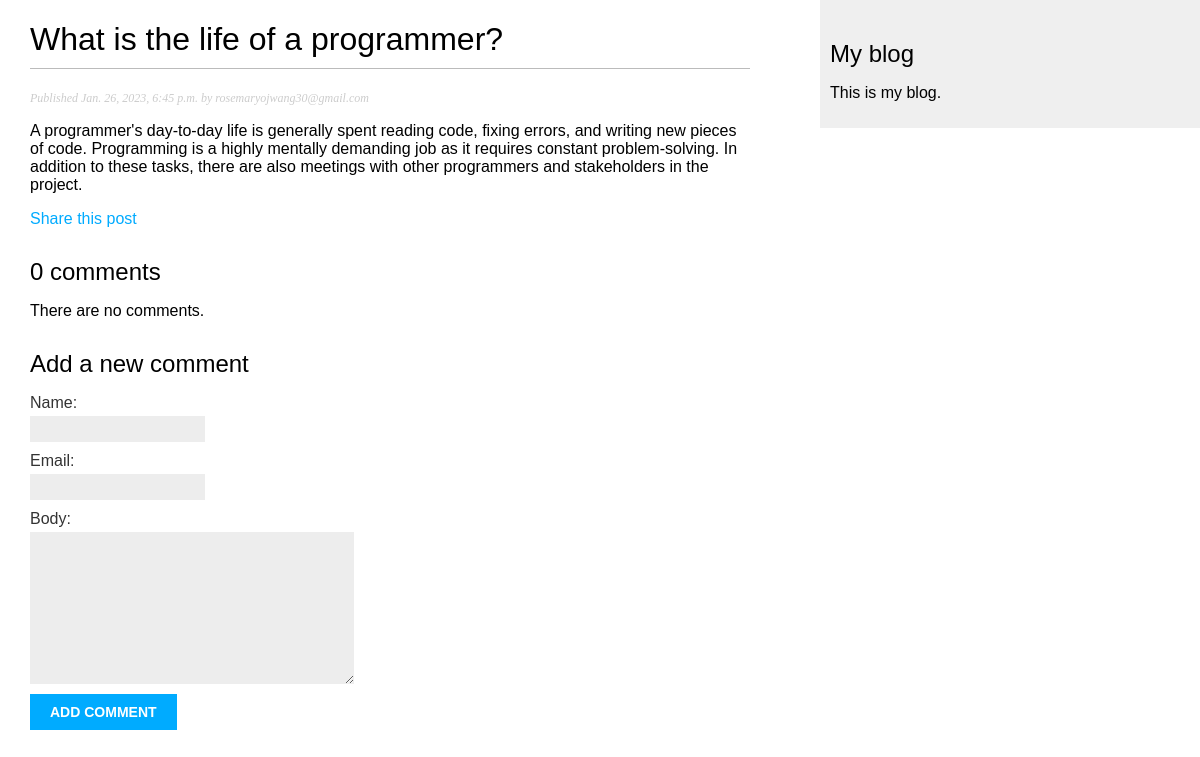
Before: /blog/2023/1/26/what-is-the-life-of-a-programmer/ with the older database file.
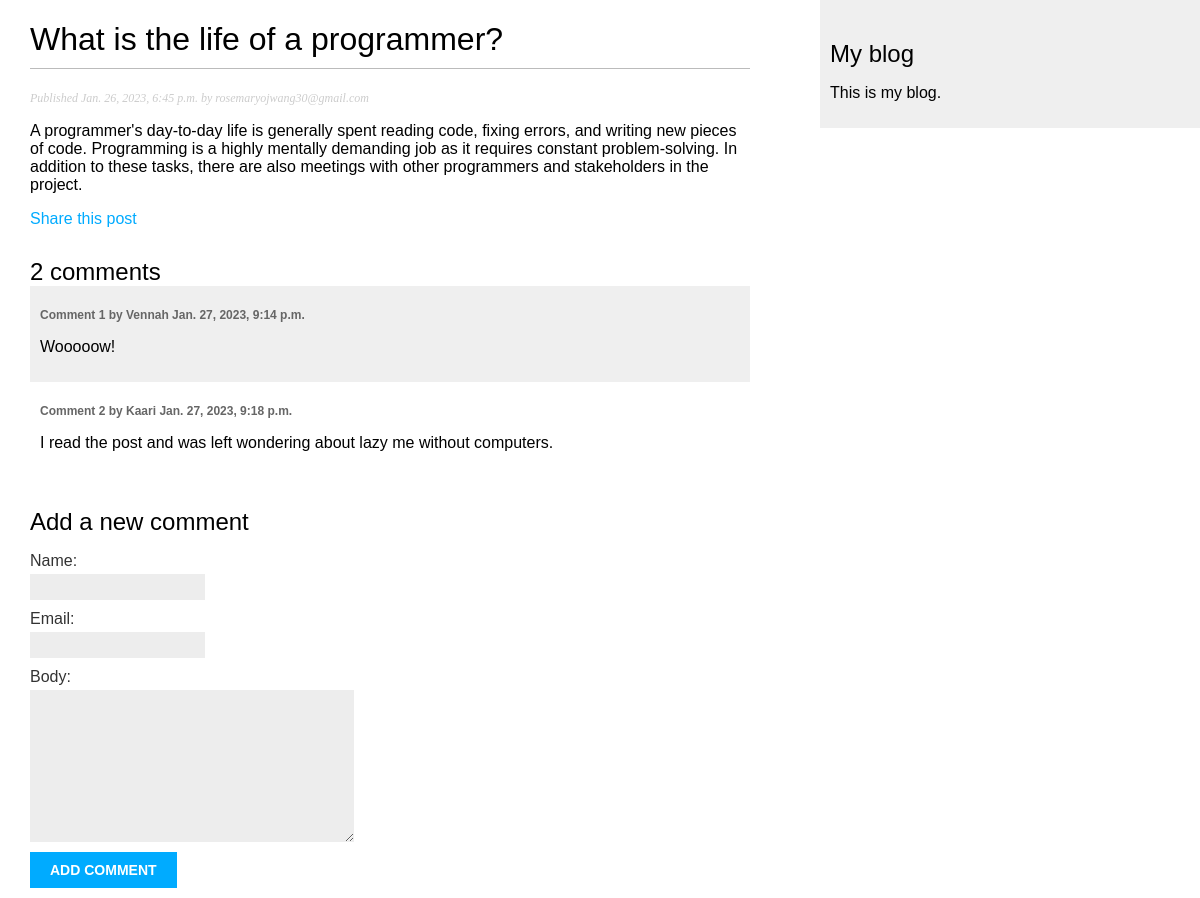
After: the same page with the newer database file.
### blog/models.py (models this page shows, shortened)
class Comment(models.Model):
    post = models.ForeignKey(Post,
                              on_delete=models.CASCADE,
                              related_name='comments')
    name = models.CharField(max_length=80)
    email = models.EmailField()
    body = models.TextField()
    created = models.DateTimeField(auto_now_add=True)
    updated = models.DateTimeField(auto_now=True)
    active = models.BooleanField(default=True)
    class Meta:
        ordering = ['created']
        indexes = [
            models.Index(fields=['created']),
        ]

### blog/views.py (the view)
def post_detail(request, year, month, day, post):
    post = get_object_or_404(Post,
                            status=Post.Status.PUBLISHED,
                            slug=post,
                            publish__year=year,
                            publish__month=month,
                            publish__day=day)
    comments = post.comments.filter(active=True)
    form = CommentForm()
    return render(request,
                'blog/post/detail.html',
                {'post': post,
                 'comments': comments,
                 'form': form})

### blog/forms.py
class CommentForm(forms.ModelForm):
    class Meta:
        model = Comment
        fields = ['name', 'email', 'body']

### blog/templates/blog/post/detail.html (shortened to what this page needs)
{% extends "blog/base.html" %}
{% block content %}
    <h1>{{ post.title }}</h1>
    <p class="date">
        Published {{ post.publish}} by {{ post.author}}
    </p>
    {{ post.body|linebreaks }}
    <p>
        <a href="{% url "blog:post_share" post.id %}">
            Share this post
        </a>
    </p>
    {% with comments.count as total_comments %}
        <h2>
            {{ total_comments }} comment{{ total_comments|pluralize }}
        </h2>
    {% endwith %}
    {% for comment in comments %}
        <div class="comment">
            <p class="info">
                Comment {{ forloop.counter }} by {{ comment.name }}
                {{ comment.created }}
            </p>
            {{ comment.body|linebreaks }}
        </div>
    {% empty %}
        <p>There are no comments.</p>
    {% endfor %}
    {% include "blog/post/includes/comment_form.html" %}
{% endblock %}

Changed rows visible on the page:
added Comment: name "Vennah", created "Jan. 27, 2023, 9:14 p.m.", body "Wooooow!"
added Comment: name "Kaari", created "Jan. 27, 2023, 9:18 p.m.", body "I read the post and was left wondering about lazy me without computers."
Other visible differences:
{{ total_comments }}: "0" → "2"
text no longer shown: "There are no comments."
